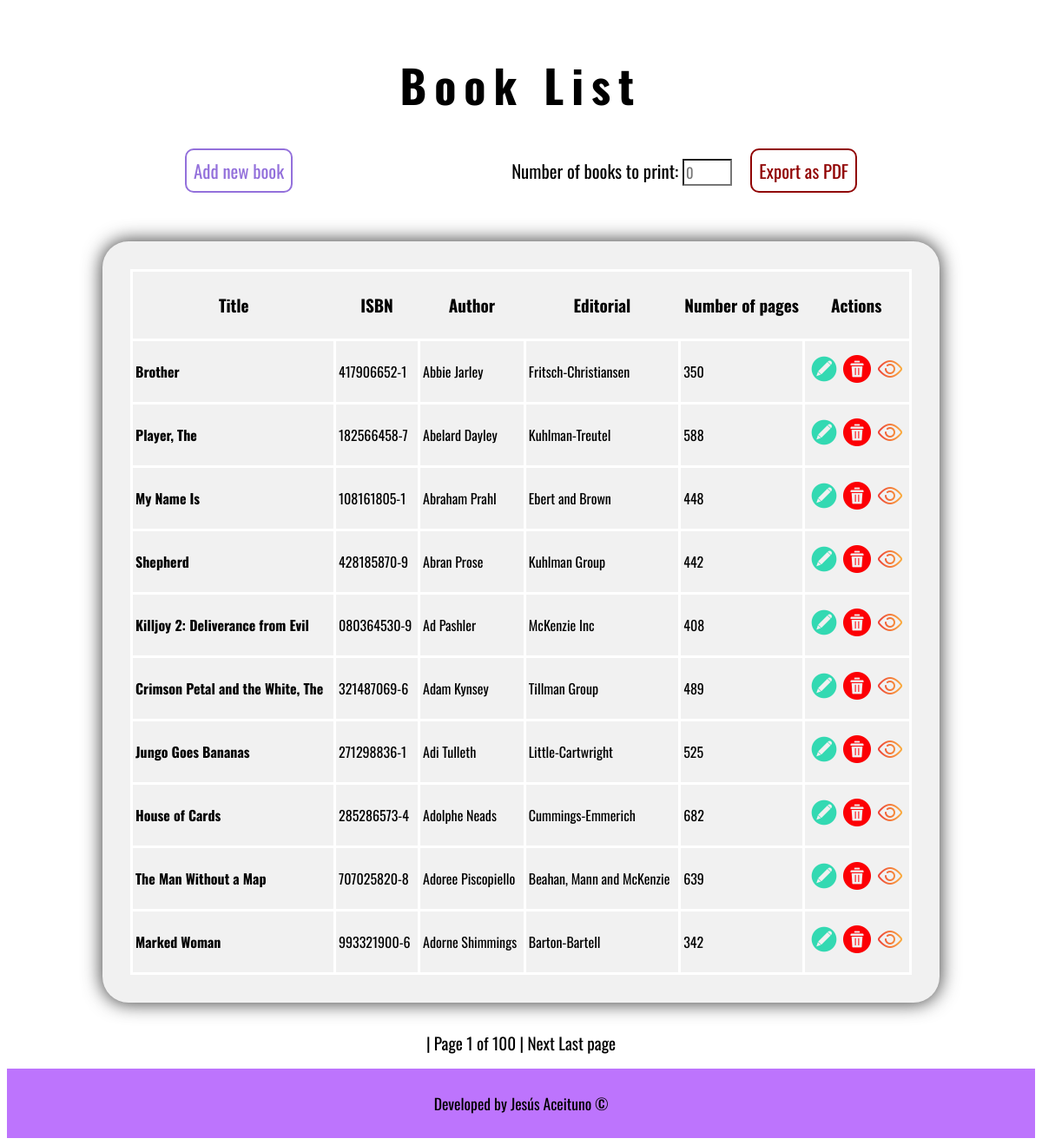
The page /?orderby=author on the database its author committed.
### tables this page shows
create table books_data (
    id INT AUTO_INCREMENT PRIMARY KEY,
    isbn VARCHAR(50),
	title VARCHAR(50),
	author VARCHAR(50),
	editorial VARCHAR(50),
	pages INT
);

### index.php (called while the page is built)
<?php
require_once 'controller/BooksController.php';
$controller = new BooksController();
$controller->handleRequest();

### model/Database.php (called while the page is built, shortened)
<?php
class Database
{
    private static $dbName = 'books_database';
    private static $dbHost = 'localhost';
    private static $dbUsername = 'root';
    private static $dbUserPassword = '';
    private static $conn = null;
    public static function connect()
    {
        if (null == self::$conn) {
            try {
                self::$conn = new PDO("mysql:host=" . self::$dbHost . ";" . "dbname=" . self::$dbName, self::$dbUsername, self::$dbUserPassword);
            } catch (PDOException $e) {
                die($e->getMessage());
            }
        }
        return self::$conn;
    }
    public static function disconnect()
    {
        self::$conn = null;
    }
}
?>

### model/BooksGateway.php (called while the page is built, shortened)
<?php
require_once 'Database.php';
class BooksGateway extends Database
{
    public function selectAll($order, $limit, $offset)
    {
        $pdo = Database::connect();
        $sql = $pdo->prepare("SELECT * FROM books_data ORDER BY $order ASC LIMIT $limit OFFSET $offset");
        $sql->execute();
        $books = array();
        while ($obj = $sql->fetch(PDO::FETCH_OBJ)) {
            $books[] = $obj;
        }
        return $books;
    }
    public function getTotalBooksCount()
    {
        $pdo = Database::connect();
        $sql = $pdo->prepare("SELECT COUNT(*) FROM books_data");
        $sql->execute();
        $count = $sql->fetchColumn();
        return $count;
    }
}
?>

### model/BooksService.php (called while the page is built, shortened)
<?php
require_once 'BooksGateway.php';
require_once 'Database.php';
class BooksService extends BooksGateway
{
    private $booksGateway = null;
    public function __construct()
    {
        $this->booksGateway = new BooksGateway();
    }
    public function getAllBooks($order, $limit, $offset)
    {
        try {
            $res = $this->booksGateway->selectAll($order, $limit, $offset);
            return $res;
        } catch (Exception $e) {
            self::disconnect();
            throw $e;
        }
    }
}
?>

### view/books.php (the view, shortened to what this page needs)
<!DOCTYPE HTML>
<html>
<head>
    <link rel="stylesheet" href="/view/style.css">
</head>
<body>
<h1>Book List</h1>
<div class="buttons">
    <a href="index.php?op=new" id="add">Add new book</a><br>
    <form action="booksPDF.php" method="get" id="pdfform">
        <label for="numRegistros">Number of books to print:</label>
        <input type="number" id="numRegistros" name="limit" placeholder="0" min="1" max="100">
        <button type="submit">Export as PDF</button>
    </form>
</div>
<br>
<div class="container">
    <table class="books_table">
        <thead>
        <tr>
            <th><a href="?orderby=title">Title</a></th>
            <th><a href="?orderby=isbn">ISBN</a></th>
            <th><a href="?orderby=author">Author</a></th>
            <th><a href="?orderby=editorial">Editorial</a></th>
            <th><a href="?orderby=pages">Number of pages</a></th>
            <th colspan="2">Actions</th>
        </tr>
        </thead>
        <tbody>
        <?php foreach ($books as $book) : ?>
            <tr>
                <td>
                    <strong><?php echo htmlentities($book->title); ?></strong>
                </td>
                <td><?php echo htmlentities($book->isbn); ?></td>
                <td><?php echo htmlentities($book->author); ?></td>
                <td><?php echo htmlentities($book->editorial); ?></td>
                <td><?php echo htmlentities($book->pages); ?></td>
                <td class="actions"><a href="index.php?op=edit&id=<?php echo $book->id; ?>"><img
                                src="/view/img/edit.png"></a>
                    <a href="index.php?op=delete&id=<?php echo $book->id; ?>"><img
                                src="/view/img/delete.png"></a>
                    <a href="index.php?op=show&id=<?php echo $book->id; ?>"><img src="/view/img/show.png" </a></td>
            </tr>
        <?php endforeach; ?>
        </tbody>
    </table>
</div>
<?php
$nextPage = min($totalPages, $currentPage + 1);
?>
<div class="pages">
    <span> | Page <?php echo $currentPage; ?> of <?php echo $totalPages; ?> | </span>
    <?php if ($currentPage < $totalPages): ?>
        <a href="?page=<?php echo $nextPage; ?>">Next</i></a>
    <?php endif; ?>
    <?php if ($currentPage < $totalPages): ?>
        <a href="?page=<?php echo $totalPages; ?>">Last page</a>
    <?php endif; ?>
</div>
    <footer>
        Developed by Jesús Aceituno ©
    </footer>
</body>
</html>

### view/style.css (style rules this page uses)
* { font-family: 'Oswald', sans-serif; background-color: white; color: black; }
h1 { text-align: center; padding-top: 1.5rem; font-size: 52px; color: black; letter-spacing: 9px; }
.buttons { width: 75vw; margin: auto; display: flex; justify-content: space-around; align-items: center; min-width: 40rem; }
strong { background: none; }
#add { font-size: 1.3em; color: mediumpurple; border: 2px solid mediumpurple; padding: 8px; border-radius: 10px; }
#pdfform { font-size: 1.3em; }
#pdfform input { font-size: 0.8em; margin-right: 1em; }
#pdfform button { font-size: 1em; padding: 8px; cursor: pointer; color: #900000; border: 2px solid #900000; border-radius: 10px; }
.container { width: 75vw; margin: auto; border-radius: 30px; padding: 2em; background-color: #f1f1f1; box-shadow: 0px 0px 21px 1px rgba(0, 0, 0, 0.76); margin-top: 2rem; }
.actions { text-align: center; }
img { width: 32px; background: none; margin: 1px; }
table { border-collapse: collapse; }
table.books_table { width: 75vw; }
table.books_table thead { text-align: left; border: 3px solid white; height: 5em; }
table a { background-color: #f1f1f1; }
table.books_table thead th { padding: 3px; background-color: #f1f1f1; text-align: center; font-size: 1.2em; width: auto; }
table.books_table tbody td { width: auto; height: 4rem; padding: 3px; border: 3px solid white; background-color: #f1f1f1; }
a, a:hover, a:active, a:visited { color: black; text-decoration: none; }
.pages { margin: auto; margin-top: 2rem; width: 75vw; text-align: center; font-size: 1.2rem; }
footer { margin-top: 15px; display: flex; height: 5rem; background-color: #bd74fd; justify-content: center; align-items: center; width: 100%; font-size: 1.1rem; bottom: 0; }

### rows shown on the page
books_data: title "Brother", isbn "417906652-1", author "Abbie Jarley", editorial "Fritsch-Christiansen", pages "350"
books_data: title "Player, The", isbn "182566458-7", author "Abelard Dayley", editorial "Kuhlman-Treutel", pages "588"
books_data: title "My Name Is", isbn "108161805-1", author "Abraham Prahl", editorial "Ebert and Brown", pages "448"
books_data: title "Shepherd", isbn "428185870-9", author "Abran Prose", editorial "Kuhlman Group", pages "442"
books_data: title "Killjoy 2: Deliverance from Evil", isbn "080364530-9", author "Ad Pashler", editorial "McKenzie Inc", pages "408"
books_data: title "Crimson Petal and the White, The", isbn "321487069-6", author "Adam Kynsey", editorial "Tillman Group", pages "489"
books_data: title "Jungo Goes Bananas", isbn "271298836-1", author "Adi Tulleth", editorial "Little-Cartwright", pages "525"
books_data: title "House of Cards", isbn "285286573-4", author "Adolphe Neads", editorial "Cummings-Emmerich", pages "682"
books_data: title "The Man Without a Map", isbn "707025820-8", author "Adoree Piscopiello", editorial "Beahan, Mann and McKenzie", pages "639"
books_data: title "Marked Woman", isbn "993321900-6", author "Adorne Shimmings", editorial "Barton-Bartell", pages "342"

### other values the page prints
$currentPage "1"
$totalPages "100"
